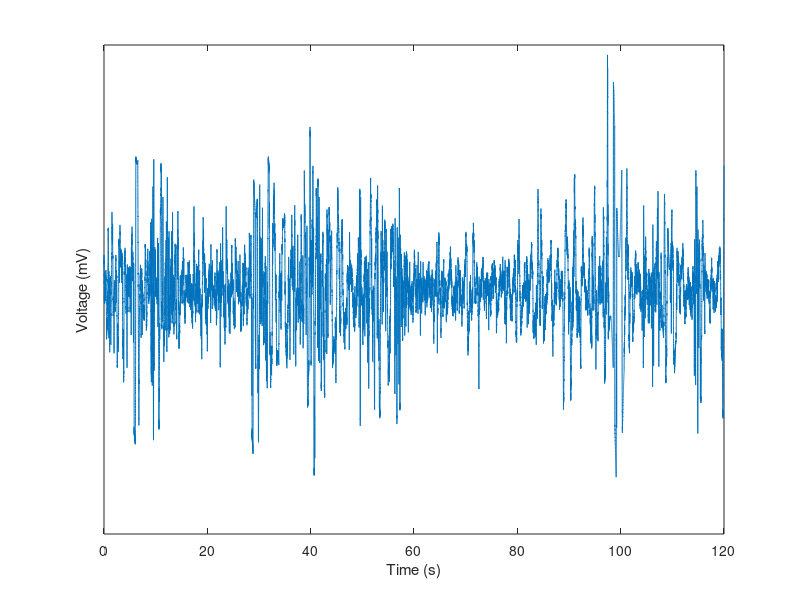

Reproduce this figure in MATLAB. (Note: this script raises an error after producing the figure.)
% This file illustrates a basic use case for the code in the repository. It
% loads lfp and event data from sample files and performs a simple
% time-frequency analysis

%% Load data
% note that all times are already in seconds
load sample_events
load sample_lfp

%% Plot raw data
[T, C] = size(lfp);
tstamps = (1:T)/sr;
plot(tstamps,lfp)
xlabel('Time (s)')
ylabel('Voltage (mV)')
set(gca, 'YTick', [])

%% Get data around events
tpre = -1;
tpost = 1.5;

[lfpsplit, binT] = evtsplit(lfp, events, tpre, tpost, sr);
sep = 1.5;
lfpmat = bsxfun(@plus, lfp, sep * (1:C));
tstamps = (1:T)/sr;
plot(tstamps,lfpmat)
xlabel('Time (s)')
ylabel('Channel')
set(gca, 'YTick', [])

%% Get data around events
channel = 1;
tseries = lfp(:,channel);

tpre = 1;
tpost = 1.5;

[lfpsplit, binT] = evtsplit(tseries, events, tpre, tpost, sr);

%% Plot
plot(binT, nanmean(lfpsplit), 'k', 'linewidth', 2)
xlabel('Time (s)')
ylabel('Voltage (mV)')

%% Make an averaged spectrogram across trials
freqs = 1:50; % frequencies to analyze
win = 0.5; % length of analysis window (in s)
overlap = 0.95; % percentage window overlap

[S, F, T, P] = avgspecgram(lfpsplit, win, overlap, freqs, sr);

%% Plot
imagesc(binT, F, 10*log10(P))
set(gca, 'ydir', 'normal')
xlabel('Time (s)')
ylabel('Frequency (Hz)')

%% Alternately, use a wavelet transform
freqs = [1:13 15:3:30 35:5:50]; % transform takes longer, so use log-spaced frequencies

P = timefreq(lfpsplit, freqs, sr);

%% Plot
pcolor(binT, freqs, 10*log10(P)) %times is a vector of times
shading interp
set(gca,'ydir','normal')
xlabel('Time (s)')
ylabel('Frequency (Hz)')
